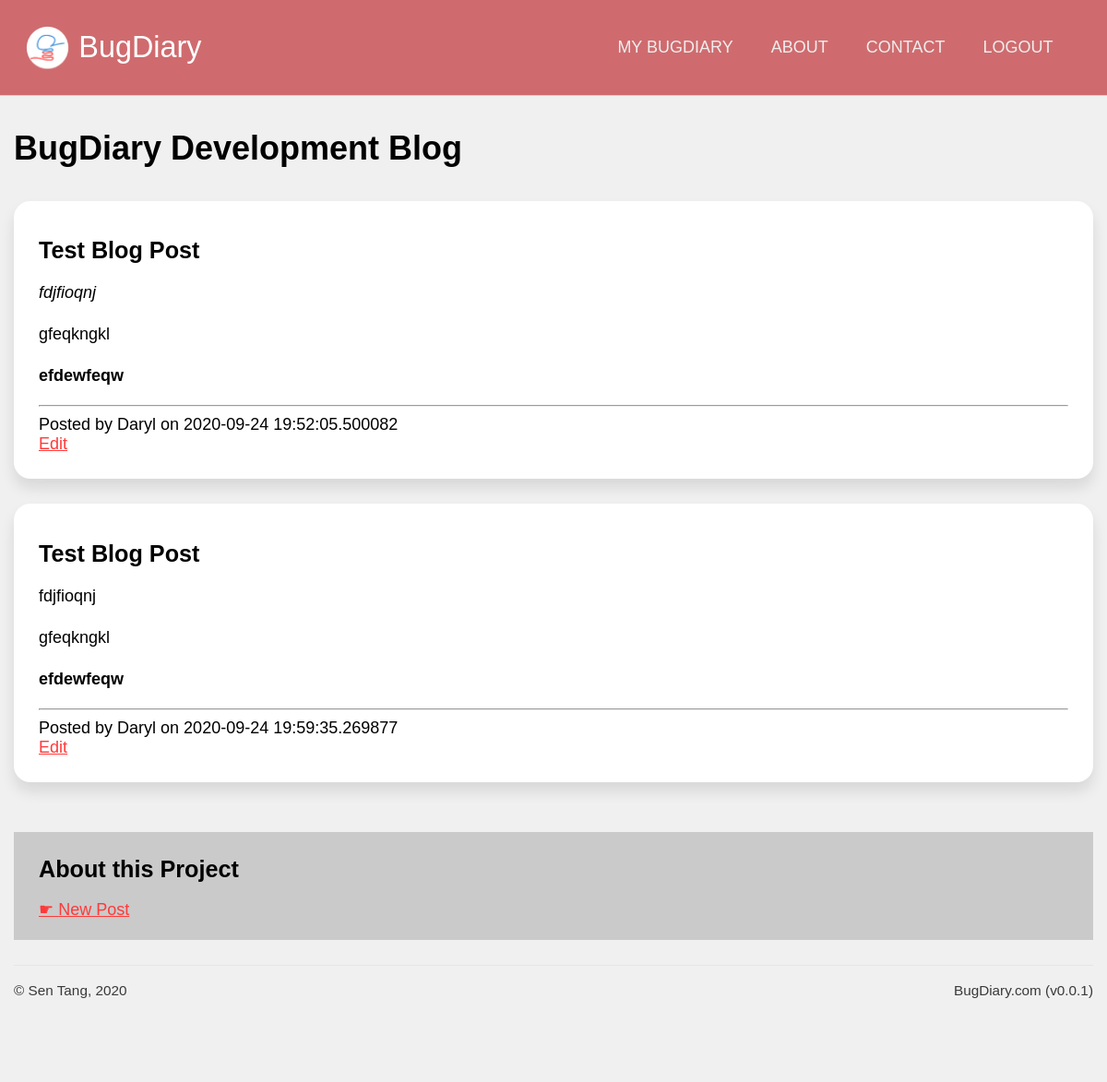
/projects/blog/4jBegbGVHxToyb9YLt3kqi (signed in), run on the app's committed database.
### application/models.py (models this page shows, shortened)
class Projects(db.Model):
    id  = db.Column(db.Integer, primary_key = True, nullable = False)
    url = db.Column(db.String(22), index = True, unique = True, nullable = False)
    name = db.Column(db.String(100), nullable = False)
    description = db.Column(db.Text, nullable = False)
    creation_date = db.Column(db.DateTime, index = True, nullable = False)
    expiry_date = db.Column(db.DateTime, index = True, nullable = False)
    status = db.Column(db.String(10), nullable = False)
    access_code = db.Column(db.String(50), nullable = True)
    owner = db.Column(db.Integer, db.ForeignKey('users.id')) #linked
    bugs = db.relationship('Bugs', backref = 'containing_project')
    locations = db.relationship('Project_bug_locations', backref = 'locations_in')
    types = db.relationship('Project_bug_types', backref = 'types_in')
    settings = db.relationship('Project_settings', backref = 'settings_for', uselist = False)
    blog_posts = db.relationship('Blog_posts', backref= 'post_target')

class Blog_posts(db.Model):
    id = db.Column(db.Integer, primary_key = True)
    permalink = db.Column(db.String(22), index = True, unique = True, nullable = False)
    date = db.Column(db.DateTime, default = dt.datetime.now())
    title = db.Column(db.String(100), nullable = False)
    content = db.Column(db.Text, nullable = False)
    visibility = db.Column(db.Integer, nullable = False, default = 0)
    project = db.Column(db.Integer, db.ForeignKey('projects.id'), index = True, nullable = False) #linked
    author = db.Column(db.Integer, db.ForeignKey('users.id'), index = True, nullable = False) #linked

class Users(db.Model, UserMixin):
    id = db.Column(db.Integer, primary_key = True, nullable = False)
    display_name = db.Column(db.String(200), nullable = False)
    email = db.Column(db.String(200), index = True, unique = True, nullable = False)
    password = db.Column(db.String(200), nullable = False)
    bio = db.Column(db.Text, nullable = False)
    last_login = db.Column(db.DateTime, nullable = False)
    owned_projects = db.relationship('Projects', backref="project_owner")
    comments = db.relationship('Bug_comments', backref="comment_author")
    blog_posts = db.relationship('Blog_posts', backref="post_author")

### application/projects/views.py (the view)
@projects.route('/blog/<string:project_url>')
@login_required
def blog(project_url):
    target_project = Projects.query.filter_by(url = project_url).first()
    blog_posts = Blog_posts.query.filter_by(project = target_project.id)
    return render_template('blog.html', blog_posts = blog_posts, project = target_project)

### application/models.py (called while the page is built)
@login_manager.user_loader
def load_user(user_id):
    return Users.query.get(user_id)

### application/projects/templates/projects/blog.html (shortened to what this page needs)
{% extends 'confined.html' %}
{% import 'macros.html' as macros %}
{% block main %}
<h1>{{project.name}} Development Blog</h1>
<div class="main-aside">
    <main>
        {% for post in blog_posts %}
        <div class="bg-white rounded shadowed block">
            <h3>{{ post.title }}</h3>
            {{post.content|safe}}
            <div>
                <hr>
                Posted by {{post.post_author.display_name}} on {{post.date}}
                <br>
                <a href="{{url_for('projects.edit_post', post_url = post.permalink)}}">Edit</a>
            </div>
        </div>
        {% endfor %}
    </main>
    <aside>
        <div class="sidebar-block bg-gray">
            <h3>About this Project</h3>
            <a class="navigation" href="{{ url_for('projects.new_post', project_url = project.url) }}">New Post</a>
        </div>
    </aside>
</div>
{% endblock %}

### application/static/css/unilay5.css (style rules this page uses)
body { font-size: 18px; font-family: sans-serif; color: #000; margin: 0; padding: 0; background-color: #f0f0f0; }
p { line-height: 150%; }
a:link, a:visited { color: #ff3939; }
a.navigation { display: block; margin: 0.5em 0; }
a.navigation:before { content: "☛ "; }
h2, h3, h4, h5 { margin: 0.5em 0; }
h1 { color: inherit; font-size: 2em; margin: 1em 0; }
h3 { color: inherit; font-size: 1.4em; }
.block { padding: 1.5em; margin-bottom: 1.5em; }
.sidebar-block { padding: 0.75em 1.5em; margin-bottom: 1.5em; }
.aside-main, .main-aside { display: grid; grid-gap: 1.5em; }
.aside-main main, .main-aside main { grid-area: main; }
.aside-main aside, .main-aside aside { grid-area: aside; }
.main-aside { grid-template-areas: "main aside"; grid-template-columns: auto 400px; }
@media screen and (max-width: 1200px) { .main-aside, .aside-main { grid-template-areas: "main" "aside"; grid-template-columns: auto; grid-template-rows: auto auto; } }
.rounded { border-radius: 1em 1em 1em 1em; -moz-border-radius: 1em 1em 1em 1em; -webkit-border-radius: 1em 1em 1em 1em; }
.shadowed { -webkit-box-shadow: 0px 10px 15px 0px rgba(0, 0, 0, 0.1); -moz-box-shadow: 0px 10px 15px 0px rgba(0, 0, 0, 0.1); box-shadow: 0px 10px 15px 0px rgba(0, 0, 0, 0.1); }
.bg-white { background-color: #fff; }
.bg-gray { background-color: #cacaca; }

### data on the page
Projects: name "BugDiary"
Blog_posts: title "Test Blog Post", content "fdjfioqnj gfeqkngkl efdewfeqw", post_author.display_name "Daryl", date "2020-09-24 19:52:05.500082"
Blog_posts: title "Test Blog Post", content "fdjfioqnj gfeqkngkl efdewfeqw", post_author.display_name "Daryl", date "2020-09-24 19:59:35.269877"

### other printed values
{{ version }} "0.0.1"
